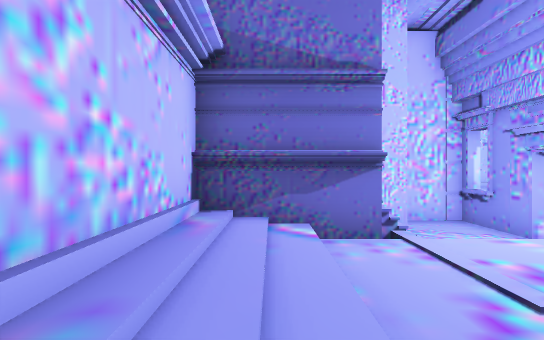
[1] (above)

15 first-person views from a walk through a scene from a Unity 3-D project. The camera is 1.4 m above the floor, looks level and sees 80° across. The floor is counted in squares, 2 m on a side. Each view is taken from the middle of a square. On the plan, view 1 faces up. The plan holds only what a view shows up to about 10 squares ahead; the rest is blank. The place goes on beyond the plan. Some animated figures are not drawn.

[2]
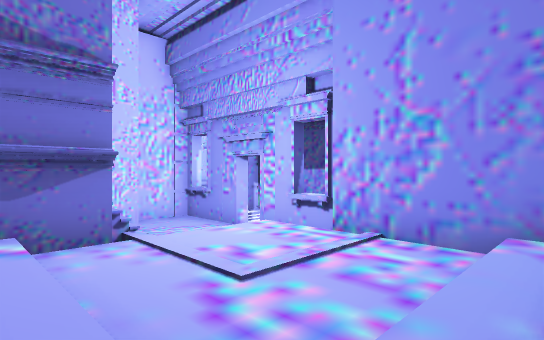

[3]
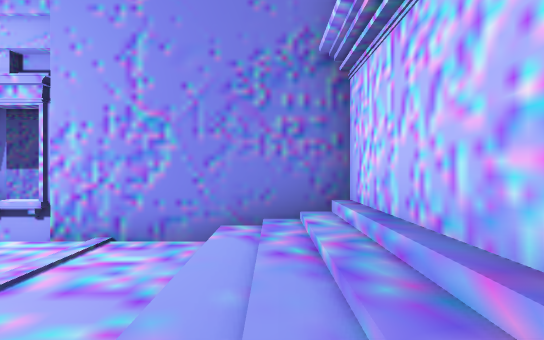

[4]
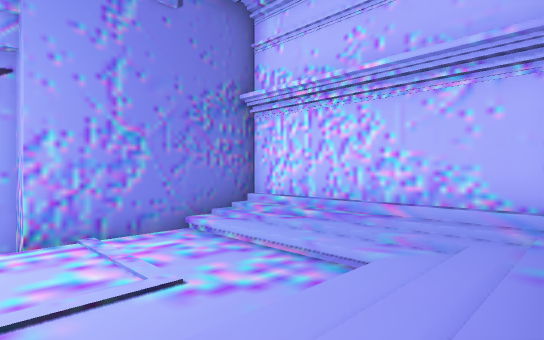

[5]
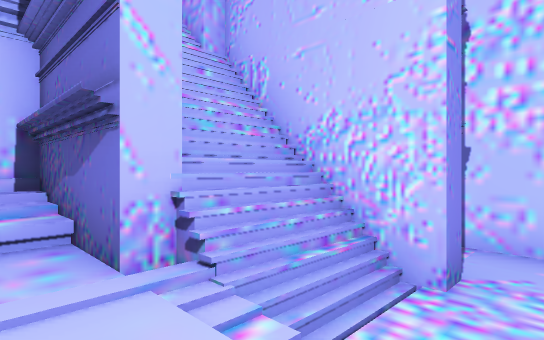

[6]
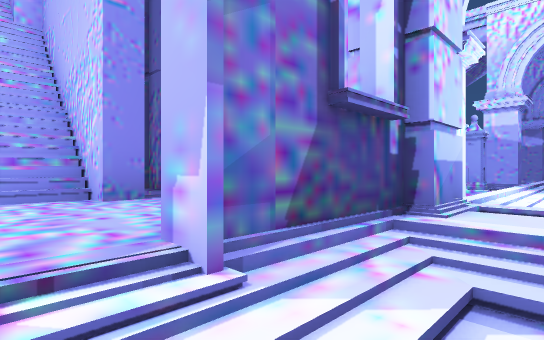

[7]
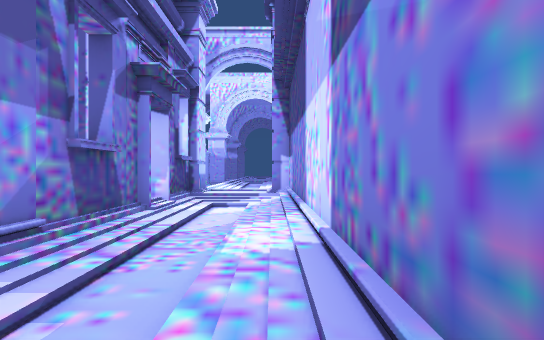

[8]
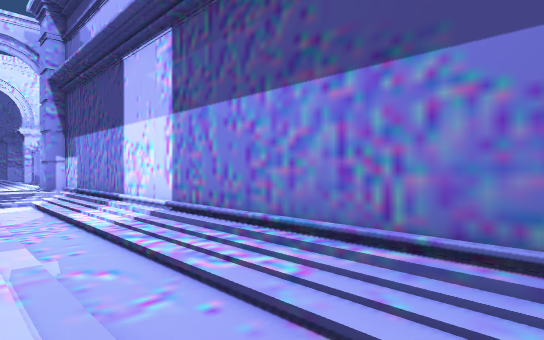

[9]
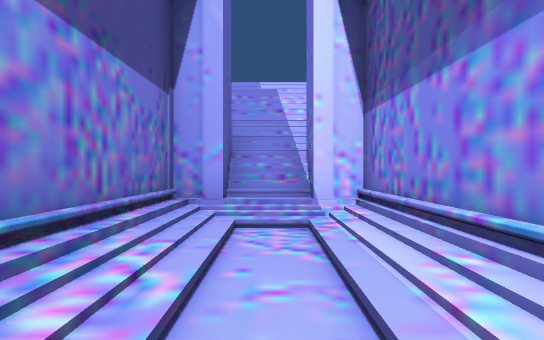

[10]
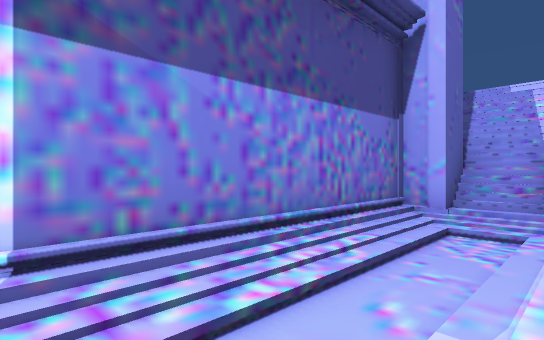

[11]
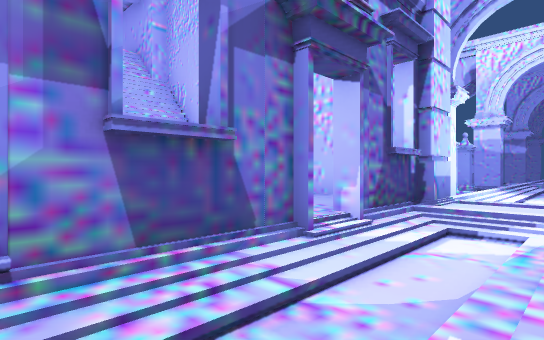

[12]
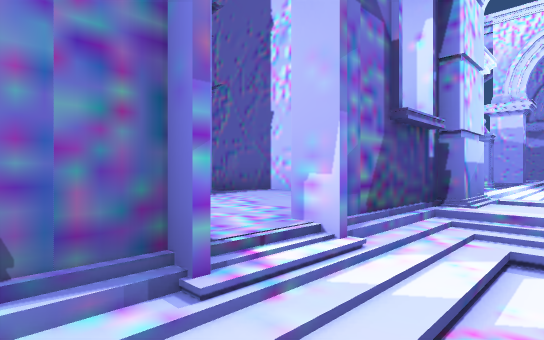

[13]
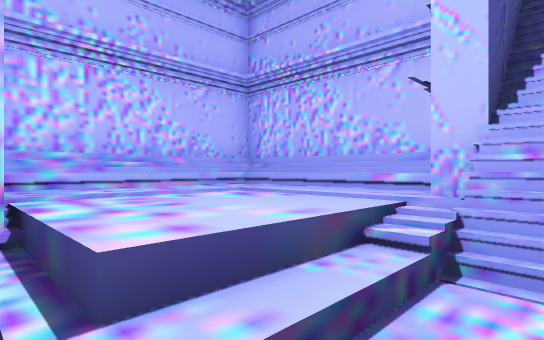

[14]
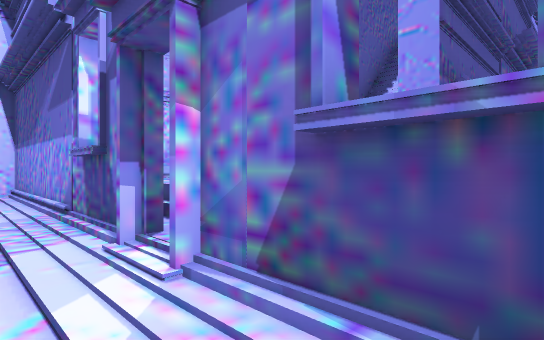

[15]
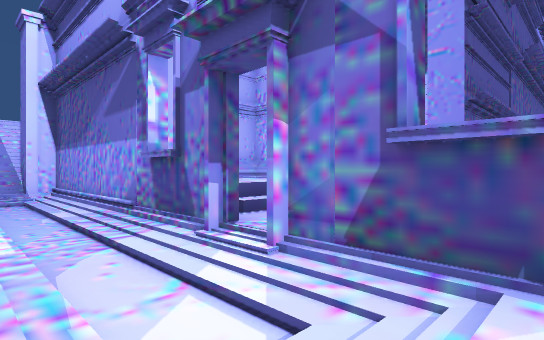

### Floor plan
Key: @ floor where view 1 was taken; # wall or solid block; . main floor; : floor 0.25 m higher than the main floor; - floor 0.25 m lower than the main floor; _ floor 0.5 m lower than the main floor; + floor 1 m higher than the main floor; * floor 1.25 m higher than the main floor; % floor 1.5 m higher than the main floor; & floor 1.75 m higher than the main floor; / step, stairs or slope; v drop or lower ground.
Columns run from 4 left of view 1 to 9 right of it. Each row starts with its distance up from view 1.
 13          #
 12          v.
 11           .
 10     #######:##
  9     ///::#...#
  8 ########:#.-.#
  7   ##///::#._.#
  6    ////:::._.#
  5   ####///#._.#
  4   #/%+*++#._.#
  3   #/%+*++#._.#
  2   #/%++++#._.#
  1   #/%++++#._.#
  0   #/@&&&&#._.#
 -1   ##/////#._.#
 -2    #######.-.#
 -3          ##/##

Positions as (right, up) in squares from view 1, and headings:
1: (0, 0), facing up
2: (0, 0), facing up-right
3: (0, 0), facing right
4: (-1, 4), facing down-right
5: (4, 4), facing up-left
6: (7, 6), facing up-left
7: (8, 0), facing up
8: (6, -2), facing up-right
9: (7, 2), facing down
10: (6, 3), facing down-right
11: (8, 3), facing up-left
12: (7, 5), facing up-left
13: (5, 6), facing down-left
14: (7, 9), facing down-left
15: (8, 9), facing down-left
